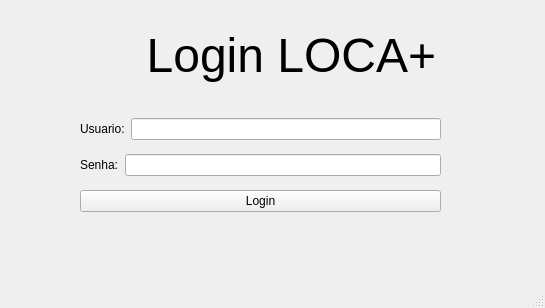
<?xml version="1.0" encoding="UTF-8"?>
<ui version="4.0">
 <class>TelaDeLogin</class>
 <widget class="QMainWindow" name="TelaDeLogin">
  <property name="geometry">
   <rect>
    <x>0</x>
    <y>0</y>
    <width>545</width>
    <height>308</height>
   </rect>
  </property>
  <property name="windowTitle">
   <string>TelaDeLogin</string>
  </property>
  <widget class="QWidget" name="centralwidget">
   <widget class="QLabel" name="TesteDoBanco">
    <property name="geometry">
     <rect>
      <x>90</x>
      <y>210</y>
      <width>371</width>
      <height>16</height>
     </rect>
    </property>
    <property name="text">
     <string/>
    </property>
   </widget>
   <widget class="QWidget" name="layoutWidget">
    <property name="geometry">
     <rect>
      <x>80</x>
      <y>110</y>
      <width>361</width>
      <height>111</height>
     </rect>
    </property>
    <layout class="QVBoxLayout" name="verticalLayout">
     <item>
      <layout class="QHBoxLayout" name="horizontalLayout">
       <item>
        <widget class="QLabel" name="nome">
         <property name="text">
          <string>Usuario:</string>
         </property>
        </widget>
       </item>
       <item>
        <widget class="QLineEdit" name="lineEdit_nome"/>
       </item>
      </layout>
     </item>
     <item>
      <layout class="QHBoxLayout" name="horizontalLayout_2">
       <item>
        <widget class="QLabel" name="senha">
         <property name="text">
          <string>Senha:</string>
         </property>
        </widget>
       </item>
       <item>
        <widget class="QLineEdit" name="lineEdit_senha">
         <property name="acceptDrops">
          <bool>true</bool>
         </property>
         <property name="echoMode">
          <enum>QLineEdit::Password</enum>
         </property>
        </widget>
       </item>
      </layout>
     </item>
     <item>
      <widget class="QPushButton" name="login">
       <property name="text">
        <string>Login</string>
       </property>
      </widget>
     </item>
    </layout>
   </widget>
   <widget class="QLabel" name="label">
    <property name="geometry">
     <rect>
      <x>80</x>
      <y>20</y>
      <width>381</width>
      <height>71</height>
     </rect>
    </property>
    <property name="font">
     <font>
      <family>Arial</family>
      <pointsize>36</pointsize>
     </font>
    </property>
    <property name="text">
     <string>     Login LOCA+</string>
    </property>
   </widget>
  </widget>
  <widget class="QMenuBar" name="menubar">
   <property name="geometry">
    <rect>
     <x>0</x>
     <y>0</y>
     <width>545</width>
     <height>21</height>
    </rect>
   </property>
  </widget>
  <widget class="QStatusBar" name="statusbar"/>
 </widget>
 <resources/>
 <connections/>
</ui>
